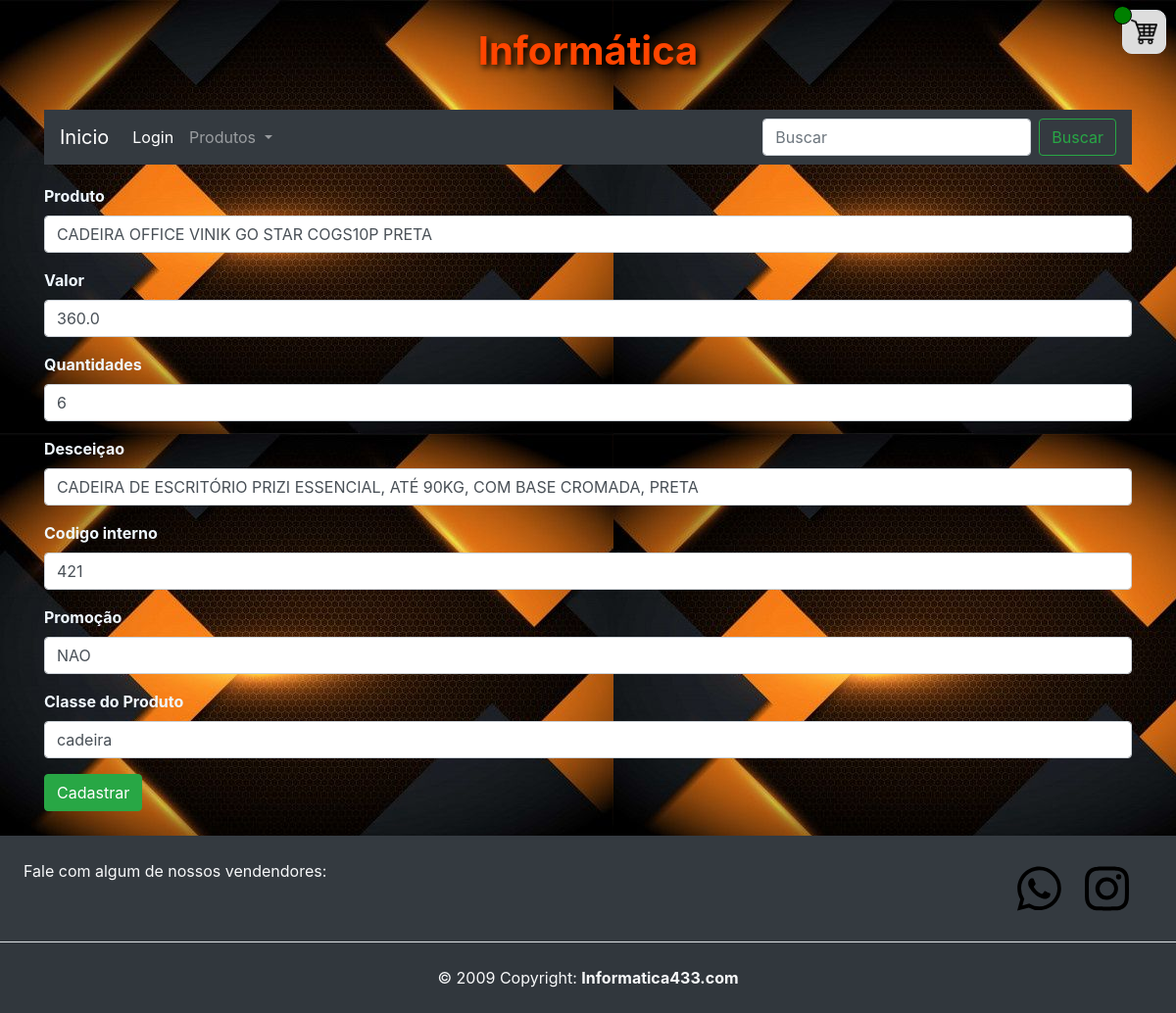
The app's page /editar_produto/398, older data.
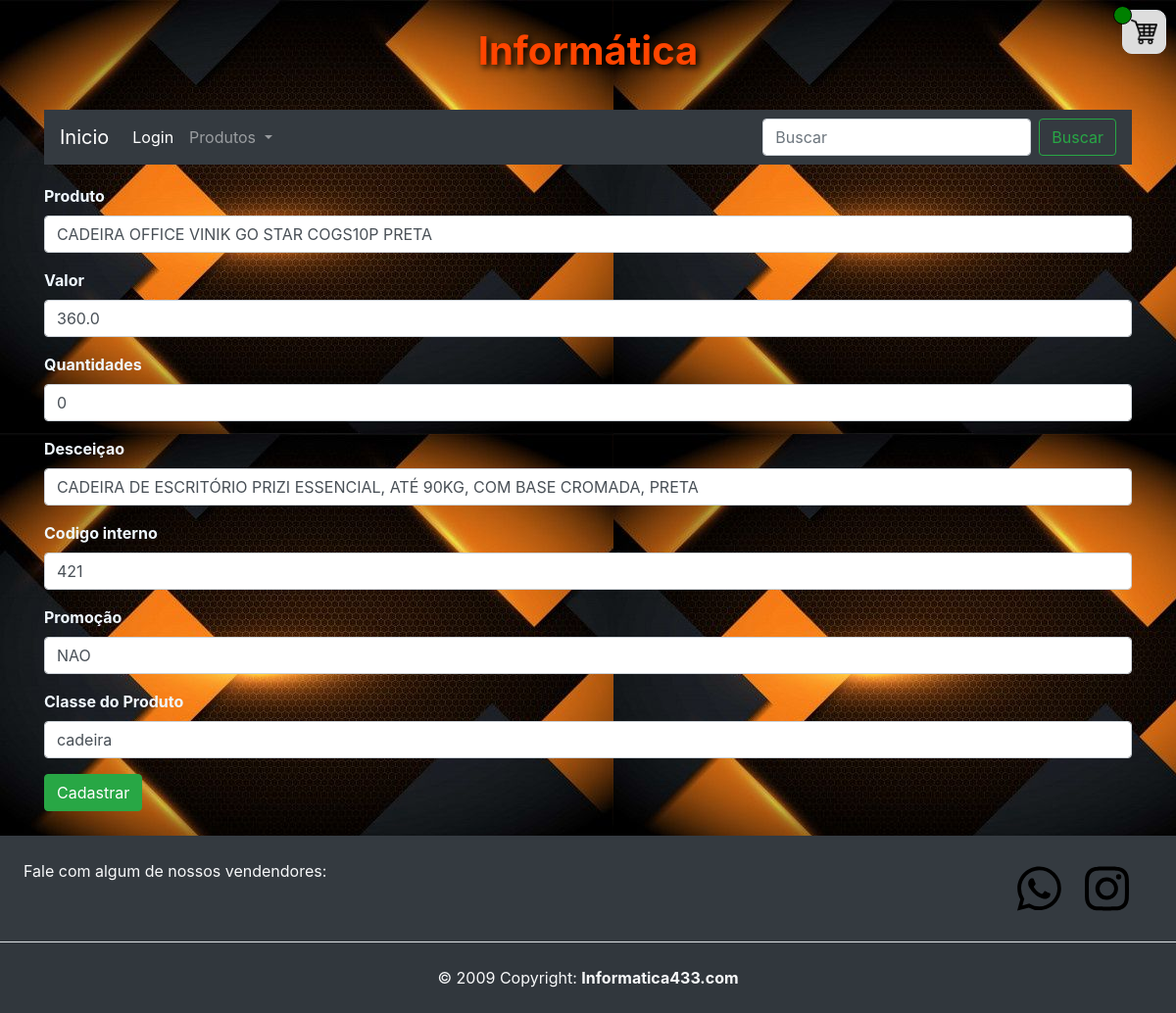
The same page, newer data.
### aulaGit/models.py (models this page shows)
class Produtos(models.Model):
    id = models.AutoField(primary_key=True)
    produto =  models.TextField(max_length=255)
    valor = models.FloatField()
    descricao = models.TextField(max_length=350)
    link_img = models.TextField(max_length=255)
    quantidades = models.IntegerField()
    classe =  models.TextField(max_length=255)
    codigo_interno = models.IntegerField()
    promocao = models.TextField(max_length=3)

### aulaGit/views.py (the view)
# urls.py: path('editar_produto/<int:id>',views.editar_produto,name="editar_produto"),
def editar_produto(request,id):
    produto = Produtos.objects.get(id=id)
    return render(request,'pg_produtos/editar_produto.html',{"produto":produto,"id":id})

### aulaGit/templates/pg_produtos/editar_produto.html (shortened to what this page needs)
{% extends 'home.html' %}
{% block content %}
<div class="container">
    <form action="{% url 'editado_sucesso' %}" method="POST">
        <div class="mb-3">
            <label for="formText" class="form-label color-label label_text_imput">Produto</label>
            <input class="form-control" type="text" id="formFile" name="produto" required value="{{produto.produto}}">
        </div>
        <div class="mb-3">
            <label for="formText" class="form-label color-label label_text_imput">Valor</label>
            <input class="form-control" type="text" id="formFile" name="valor" required value="{{produto.valor}}">
        </div>
        <div class="mb-3">
            <label for="formText" class="form-label color-label label_text_imput">Quantidades</label>
            <input class="form-control" type="text" id="formFile" name="quantidade" required
                value="{{produto.quantidades}}">
        </div>
        <div class="mb-3">
            <label for="formText" class="form-label color-label label_text_imput">Desceiçao</label>
            <input class="form-control" type="text" id="formFile" name="descricao" required
                value="{{produto.descricao}}">
        </div>
        <div class="mb-3">
            <label for="formText" class="form-label color-label label_text_imput">Codigo interno</label>
            <input class="form-control" type="text" id="formFile" name="codigo_interno" required
                value="{{produto.codigo_interno}}">
        </div>
        <div class="mb-3">
            <label for="formText" class="form-label color-label label_text_imput">Promoção</label>
            <select class="form-control" id="formFile" name="promocao" required>
                <option selected value="{{produto.promocao}}">{{produto.promocao}}</option>
            </select>
        </div>
        <div class="mb-3">
            <label for="formText" class="form-label color-label label_text_imput">Classe do Produto</label>
            <select class="form-control" name="classe">
                <option value="{{produto.classe}}" selected>{{produto.classe}}</option>
            </select>
        </div>
        <button type="submit" class="btn btn-success">Cadastrar</button>
    </form>
</div>
{% endblock %}

Row changes from the older to the newer data that the page shows:
changed Produtos "CADEIRA OFFICE VINIK GO STAR COGS10P PRETA": quantidade "6" → "0"
